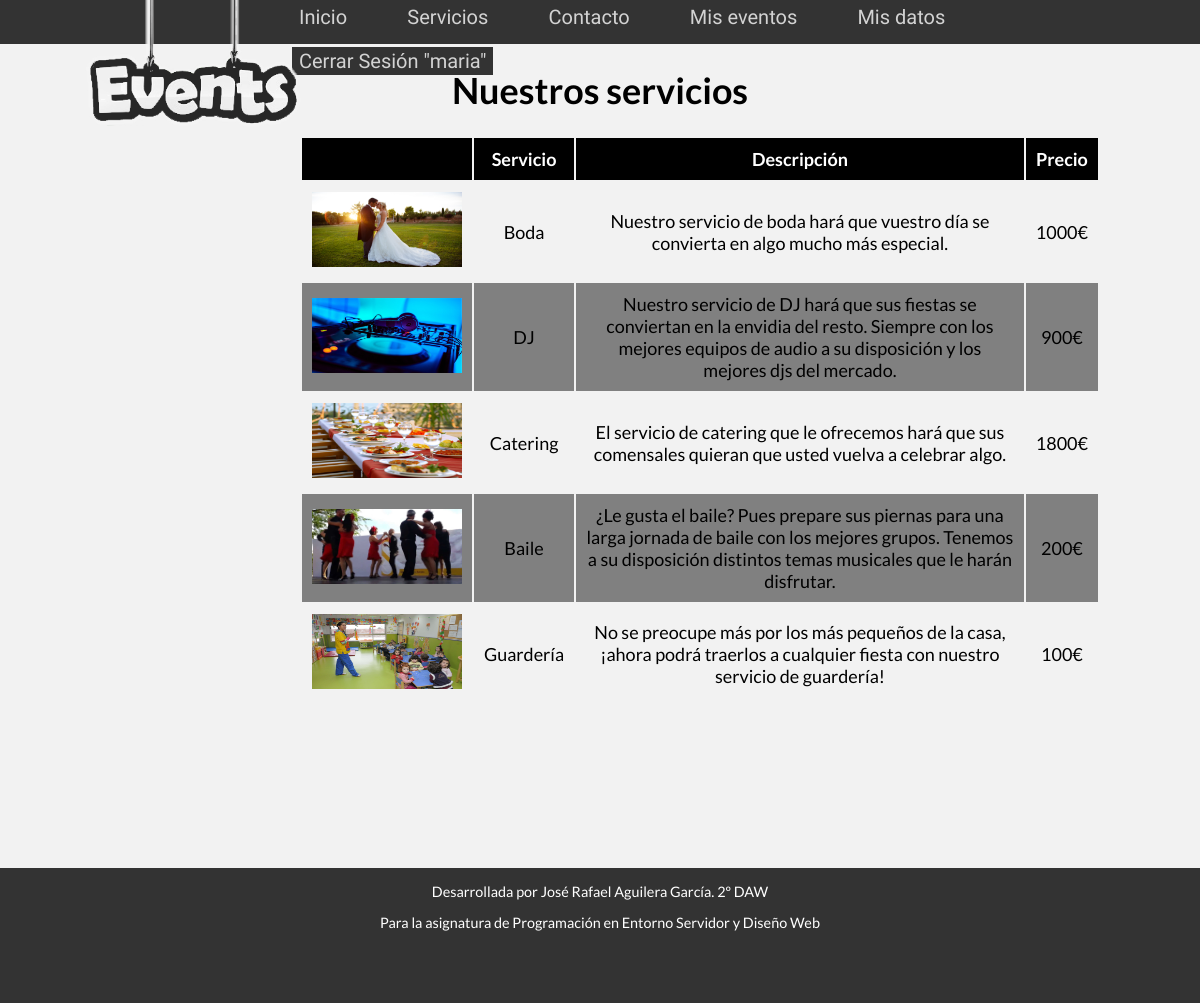
The page /php/servicios/servicios_front.php (signed in) on the database its author committed.
### tables this page shows
CREATE TABLE `servicios` (
  `id` int(20) UNSIGNED NOT NULL,
  `nombre` varchar(20) NOT NULL,
  `descripcion` varchar(200) NOT NULL,
  `precio` double NOT NULL,
  `imagen` varchar(100) NOT NULL
);

### php/servicios/funciones-servicios.php (the view, shortened to what this page needs)
<?php
function imprimirServicios_front(){
	$conexion=conectarBD();
	$con=mysqli_query($conexion, "select * from servicios");
	$num_resul=mysqli_num_rows($con);
	echo "<div class='t'>";
	if($num_resul>0){
		echo "<table id='servicios'>";
		echo "<tr>";
			echo "<th></th>";
			echo "<th>Servicio</th>";
			echo "<th>Descripción</th>";
			echo "<th>Precio</th>";
		echo "</tr>";
		for($i=0;$i<$num_resul;$i++){
			$datos=mysqli_fetch_array($con, MYSQLI_ASSOC);
			if($i%2==0){
				echo "<tr>";
			}else {
				echo "<tr class='par'>";
			}
				echo "<td><img src='$datos[imagen]'</td>";
				echo "<td>$datos[nombre]</td>";
				echo "<td>$datos[descripcion]</td>";
				echo "<td>$datos[precio]€</td>";
			echo "</tr>";
		}
		echo "</table>";
		echo "</div>";
	}else{
		echo "<p class='error'>No hay servicios actualmente en la plataforma</p>";
	}
}
?>

### css/estilos_frontend.css (style rules this page uses)
html { font-family: 'Lato', sans-serif; font-size: 90%; font-weight: 400; height:100%; width: 100%; }
body { margin:0 auto; background-color: #F2F2F2; height:100%; width: 100%; }
.cuerpo table { margin-left: 25%; }
.tablas th,td { color: black; }
table { width: 800px; }
th, td { padding: 10px; text-align: center; }
th { background-color: black; color: white; }
#servicios img { height: 75px; width: 150px; }
.par { background-color: #808080; }

### rows shown on the page
servicios: imagen (picture), nombre "Boda", descripcion "Nuestro servicio de boda hará que vuestro día se convierta en algo mucho más especial.", precio "1000"
servicios: imagen (picture), nombre "DJ", descripcion "Nuestro servicio de DJ hará que sus fiestas se conviertan en la envidia del resto. Siempre con los mejores equipos de audio a su disposición y los mejores djs del mercado.", precio "900"
servicios: imagen (picture), nombre "Catering", descripcion "El servicio de catering que le ofrecemos hará que sus comensales quieran que usted vuelva a celebrar algo.", precio "1800"
servicios: imagen (picture), nombre "Baile", descripcion "¿Le gusta el baile? Pues prepare sus piernas para una larga jornada de baile con los mejores grupos. Tenemos a su disposición distintos temas musicales que le harán disfrutar.", precio "200"
servicios: imagen (picture), nombre "Guardería", descripcion "No se preocupe más por los más pequeños de la casa, ¡ahora podrá traerlos a cualquier fiesta con nuestro servicio de guardería!", precio "100"

### other values the page prints
$_SESSION[usuario] "maria"
